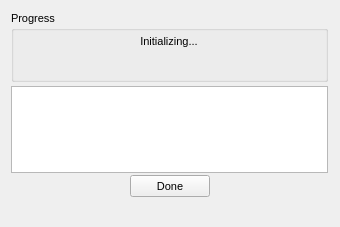
<?xml version="1.0"?>
<ui version="4.0">
  <class>OsirisStatusDialog</class>
  <widget class="QDialog" name="IDD_OSIRIS_STATUS">
    <property name="geometry">
      <rect>
        <x>0</x>
        <y>0</y>
        <width>340</width>
        <height>227</height>
      </rect>
    </property>
    <property name="windowTitle">
      <string>Compiling Status...</string>
    </property>
    <property name="font">
      <font>
        <family>Liberation Sans</family>
        <pointsize>8</pointsize>
        <bold>false</bold>
        <italic>false</italic>
      </font>
    </property>
    <property name="enabled">
      <bool>true</bool>
    </property>
    <property name="windowFlags">
      <set>Qt::Dialog|Qt::WindowCloseButtonHint</set>
    </property>
    <property name="minimumSize">
      <size>
        <width>340</width>
        <height>227</height>
      </size>
    </property>
    <property name="maximumSize">
      <size>
        <width>340</width>
        <height>227</height>
      </size>
    </property>
    <widget class="QGroupBox" name="IDC_STATIC">
      <property name="geometry">
        <rect>
          <x>11</x>
          <y>11</y>
          <width>317</width>
          <height>71</height>
        </rect>
      </property>
      <property name="title">
        <string>Progress</string>
      </property>
      <property name="visible">
        <bool>true</bool>
      </property>
      <property name="enabled">
        <bool>true</bool>
      </property>
      <property name="flat">
        <bool>false</bool>
      </property>
      <widget class="QLabel" name="IDC_OSIRIS_PROGRESS">
        <property name="geometry">
          <rect>
            <x>9</x>
            <y>24</y>
            <width>298</width>
            <height>40</height>
          </rect>
        </property>
        <property name="text">
          <string>Initializing...</string>
        </property>
        <property name="visible">
          <bool>true</bool>
        </property>
        <property name="enabled">
          <bool>true</bool>
        </property>
        <property name="alignment">
          <set>Qt::AlignHCenter</set>
        </property>
      </widget>
    </widget>
    <widget class="QTextEdit" name="IDC_OSIRIS_ERROR">
      <property name="geometry">
        <rect>
          <x>11</x>
          <y>86</y>
          <width>317</width>
          <height>87</height>
        </rect>
      </property>
      <property name="visible">
        <bool>true</bool>
      </property>
      <property name="enabled">
        <bool>true</bool>
      </property>
      <property name="readOnly">
        <bool>true</bool>
      </property>
      <property name="verticalScrollBarPolicy">
        <enum>Qt::ScrollBarAsNeeded</enum>
      </property>
      <property name="horizontalScrollBarPolicy">
        <enum>Qt::ScrollBarAsNeeded</enum>
      </property>
    </widget>
    <widget class="QPushButton" name="IDC_OSIRIS_DONE">
      <property name="geometry">
        <rect>
          <x>130</x>
          <y>175</y>
          <width>80</width>
          <height>22</height>
        </rect>
      </property>
      <property name="text">
        <string>Done</string>
      </property>
      <property name="visible">
        <bool>true</bool>
      </property>
      <property name="enabled">
        <bool>true</bool>
      </property>
      <property name="default">
        <bool>false</bool>
      </property>
      <property name="autoDefault">
        <bool>false</bool>
      </property>
    </widget>
    <action name="IDD_ORPHANHUNTER">
      <property name="text">
        <string>Orphan Hunter</string>
      </property>
    </action>
    <action name="IDD_REORDER_PAGES">
      <property name="text">
        <string>Reorder Net Pages</string>
      </property>
    </action>
    <action name="IDD_SHOW_ALL_CHECKED_OUT">
      <property name="text">
        <string>Show All Pages Checked Out</string>
      </property>
    </action>
    <action name="IDM_IMPORT_BITMAP">
      <property name="text">
        <string>Bitmap/Animation Converter...</string>
      </property>
    </action>
    <action name="ID_APP_ABOUT">
      <property name="text">
        <string>&amp;About editor...</string>
      </property>
    </action>
    <action name="ID_APP_EXIT">
      <property name="text">
        <string>E&amp;xit</string>
      </property>
      <property name="shortcut">
        <string>Alt+X</string>
      </property>
    </action>
    <action name="ID_BRIEFING_EDITOR">
      <property name="text">
        <string>Briefing Editor...</string>
      </property>
    </action>
    <action name="ID_BUTTON_LIGHTING">
      <property name="text">
        <string>ID_BUTTON_LIGHTING</string>
      </property>
    </action>
    <action name="ID_BUTTON_OUTLINE">
      <property name="text">
        <string>ID_BUTTON_OUTLINE</string>
      </property>
    </action>
    <action name="ID_BUTTON_WINDOWSELECTION">
      <property name="text">
        <string>ID_BUTTON_WINDOWSELECTION</string>
      </property>
    </action>
    <action name="ID_D3HELP">
      <property name="text">
        <string>Help on D3 Editor</string>
      </property>
    </action>
    <action name="ID_EDITORS_AIPROPERTIES">
      <property name="text">
        <string>AI Properties...</string>
      </property>
    </action>
    <action name="ID_EDITORS_AMBIENTSOUNDS">
      <property name="text">
        <string>Ambient Sounds...</string>
      </property>
    </action>
    <action name="ID_EDITORS_DALLAS">
      <property name="text">
        <string>Dallas Graphical Script Editor...</string>
      </property>
    </action>
    <action name="ID_EDITORS_FILES">
      <property name="text">
        <string>Files...</string>
      </property>
    </action>
    <action name="ID_EDITORS_MEGACELLS">
      <property name="text">
        <string>Megacells...</string>
      </property>
    </action>
    <action name="ID_EDIT_ADDSELECT">
      <property name="text">
        <string>Add Current Room to Selected List</string>
      </property>
    </action>
    <action name="ID_EDIT_ATTACH">
      <property name="text">
        <string>&amp;Attach</string>
      </property>
    </action>
    <action name="ID_EDIT_CLEARSELECTED">
      <property name="text">
        <string>Clear Selected List</string>
      </property>
    </action>
    <action name="ID_EDIT_COPY">
      <property name="text">
        <string>&amp;Copy</string>
      </property>
      <property name="shortcut">
        <string>Ctrl+Ins</string>
      </property>
    </action>
    <action name="ID_EDIT_CUT">
      <property name="text">
        <string>Cu&amp;t</string>
      </property>
      <property name="shortcut">
        <string>Shift+Del</string>
      </property>
    </action>
    <action name="ID_EDIT_DELETE">
      <property name="text">
        <string>&amp;Delete</string>
      </property>
    </action>
    <action name="ID_EDIT_LOADSCRAP">
      <property name="text">
        <string>Load Scrap from Disk</string>
      </property>
    </action>
    <action name="ID_EDIT_PASTE">
      <property name="text">
        <string>&amp;Paste</string>
      </property>
      <property name="shortcut">
        <string>Shift+Ins</string>
      </property>
    </action>
    <action name="ID_EDIT_PLACE">
      <property name="text">
        <string>&amp;Place in Mine</string>
      </property>
    </action>
    <action name="ID_EDIT_PLACE_TERRAIN">
      <property name="text">
        <string>&amp;Place on Terrain</string>
      </property>
    </action>
    <action name="ID_EDIT_REMOVESELECT">
      <property name="text">
        <string>Remove Current Room from Selected List</string>
      </property>
    </action>
    <action name="ID_EDIT_SAVESCRAP">
      <property name="text">
        <string>Save Scrap to Disk</string>
      </property>
    </action>
    <action name="ID_EDIT_SELECTATTACHED">
      <property name="text">
        <string>Select All Rooms Attached to Current Room</string>
      </property>
    </action>
    <action name="ID_EDIT_UNDO">
      <property name="text">
        <string>&amp;Undo</string>
      </property>
      <property name="shortcut">
        <string>Alt+Backspace</string>
      </property>
    </action>
    <action name="ID_FILE_AUTOSAVE">
      <property name="text">
        <string>Autosave</string>
      </property>
      <property name="checkable">
        <bool>true</bool>
      </property>
    </action>
    <action name="ID_FILE_CHECKMINE">
      <property name="text">
        <string>&amp;Check Mine</string>
      </property>
    </action>
    <action name="ID_FILE_FIXCRACKS">
      <property name="text">
        <string>Fix Level Cracks</string>
      </property>
    </action>
    <action name="ID_FILE_FIXDEGENERATEFACES">
      <property name="text">
        <string>Fix/Remove Degenerate Faces</string>
      </property>
    </action>
    <action name="ID_FILE_IMPORT_ROOM">
      <property name="text">
        <string>Import 3DSMax Room</string>
      </property>
    </action>
    <action name="ID_FILE_INFORMATION">
      <property name="text">
        <string>&amp;Information</string>
      </property>
      <property name="shortcut">
        <string>Alt+I</string>
      </property>
    </action>
    <action name="ID_FILE_LEAVE_EDITOR">
      <property name="text">
        <string>Go to main menu...</string>
      </property>
    </action>
    <action name="ID_FILE_LEVELPROPS">
      <property name="text">
        <string>Set Selected Room(s) Properties</string>
      </property>
    </action>
    <action name="ID_FILE_LEVEL_INFO">
      <property name="text">
        <string>Edit Level Info...</string>
      </property>
    </action>
    <action name="ID_FILE_MRU_FILE1">
      <property name="text">
        <string>Recent File</string>
      </property>
      <property name="enabled">
        <bool>false</bool>
      </property>
    </action>
    <action name="ID_FILE_NEW">
      <property name="text">
        <string>&amp;New</string>
      </property>
      <property name="shortcut">
        <string>Ctrl+N</string>
      </property>
    </action>
    <action name="ID_FILE_OPEN">
      <property name="text">
        <string>&amp;Open...</string>
      </property>
      <property name="shortcut">
        <string>Ctrl+O</string>
      </property>
    </action>
    <action name="ID_FILE_PLAY640X480">
      <property name="text">
        <string>&amp;Play in 640 x 480</string>
      </property>
      <property name="shortcut">
        <string>Alt+P</string>
      </property>
    </action>
    <action name="ID_FILE_PREFERENCES">
      <property name="text">
        <string>Preferences</string>
      </property>
    </action>
    <action name="ID_FILE_PRINT">
      <property name="text">
        <string>&amp;Print...</string>
      </property>
      <property name="shortcut">
        <string>Ctrl+P</string>
      </property>
    </action>
    <action name="ID_FILE_PRINT_PREVIEW">
      <property name="text">
        <string>Print Pre&amp;view</string>
      </property>
    </action>
    <action name="ID_FILE_PRINT_SETUP">
      <property name="text">
        <string>P&amp;rint Setup...</string>
      </property>
    </action>
    <action name="ID_FILE_REMOVEDUPLICATEFACESFROMCURRENTROOM">
      <property name="text">
        <string>Remove Duplicate Faces from Current Room</string>
      </property>
    </action>
    <action name="ID_FILE_REMOVEEXTRAPOINTS">
      <property name="text">
        <string>Remove Extra Points</string>
      </property>
    </action>
    <action name="ID_FILE_RESTOREGAMESTATE">
      <property name="text">
        <string>Restore Gamestate</string>
      </property>
    </action>
    <action name="ID_FILE_SAVE">
      <property name="text">
        <string>&amp;Save</string>
      </property>
      <property name="shortcut">
        <string>Ctrl+S</string>
      </property>
    </action>
    <action name="ID_FILE_SAVEGOALTEXT">
      <property name="text">
        <string>Save Goal Text to File</string>
      </property>
    </action>
    <action name="ID_FILE_SAVE_AS">
      <property name="text">
        <string>Save &amp;As...</string>
      </property>
    </action>
    <action name="ID_FILE_SAVE_COPY_AS">
      <property name="text">
        <string>Save Copy &amp;As...</string>
      </property>
    </action>
    <action name="ID_FILE_STATS">
      <property name="text">
        <string>Show Level Stats</string>
      </property>
    </action>
    <action name="ID_FILE_UPDATE">
      <property name="text">
        <string>&amp;Update</string>
      </property>
      <property name="shortcut">
        <string>Ctrl+S</string>
      </property>
    </action>
    <action name="ID_FILE_VERIFY_LEVEL">
      <property name="text">
        <string>Verify Level</string>
      </property>
    </action>
    <action name="ID_HOTSPOT_TGA">
      <property name="text">
        <string>HotSpot TGA Extractor...</string>
      </property>
    </action>
    <action name="ID_MINE_VIEW">
      <property name="text">
        <string>Mine View</string>
      </property>
      <property name="shortcut">
        <string>F2</string>
      </property>
    </action>
    <action name="ID_OBJBUTTON">
      <property name="text">
        <string>ID_OBJBUTTON</string>
      </property>
    </action>
    <action name="ID_OBJECT_DELETEOBJECT">
      <property name="text">
        <string>Delete Object</string>
      </property>
      <property name="shortcut">
        <string>Del</string>
      </property>
    </action>
    <action name="ID_OBJECT_MOVEPLAYER">
      <property name="text">
        <string>Move Player 0 to Viewer</string>
      </property>
    </action>
    <action name="ID_OBJECT_PLACECAMERAATCURRENTFACE">
      <property name="text">
        <string>Create New Camera at Current Face</string>
      </property>
    </action>
    <action name="ID_OBJECT_PLACECAMERAATVIEWER">
      <property name="text">
        <string>Create New Camera at Viewer</string>
      </property>
    </action>
    <action name="ID_OBJECT_PLACEOBJECT">
      <property name="text">
        <string>Place Object</string>
      </property>
      <property name="shortcut">
        <string>Ins</string>
      </property>
    </action>
    <action name="ID_OBJECT_PLACESOUNDSOURCEATVIEWER">
      <property name="text">
        <string>Create SoundSource at Viewer</string>
      </property>
    </action>
    <action name="ID_OBJECT_PLACEWAYPOINTATVIEWER">
      <property name="text">
        <string>Place Waypoint at Viewer</string>
      </property>
    </action>
    <action name="ID_OBJECT_SELECTBYNUMBER">
      <property name="text">
        <string>Select Object By Number</string>
      </property>
    </action>
    <action name="ID_OBJECT_SETCAMERAFROMVIEWER">
      <property name="text">
        <string>Move Camera to Viewer</string>
      </property>
    </action>
    <action name="ID_OBJECT_SETVIEWERFROMCAMERA">
      <property name="text">
        <string>Move Viewer to Camera</string>
      </property>
    </action>
    <action name="ID_OSIRISCOMPILE">
      <property name="text">
        <string>ID_OSIRISCOMPILE</string>
      </property>
    </action>
    <action name="ID_REINIT_OPENGL">
      <property name="text">
        <string>ID_REINIT_OPENGL</string>
      </property>
    </action>
    <action name="ID_ROOM_ADD">
      <property name="text">
        <string>&amp;Add Room at Current Face</string>
      </property>
      <property name="shortcut">
        <string>Shift+A</string>
      </property>
    </action>
    <action name="ID_ROOM_ADDVERTTONEWFACE">
      <property name="text">
        <string>Add Vert to New Face</string>
      </property>
      <property name="shortcut">
        <string>Shift+V</string>
      </property>
    </action>
    <action name="ID_ROOM_ATTACHROOM">
      <property name="text">
        <string>Attach Room</string>
      </property>
    </action>
    <action name="ID_ROOM_BUILDBRIDGE">
      <property name="text">
        <string>&amp;Build Bridge</string>
      </property>
    </action>
    <action name="ID_ROOM_BUILDSMOOTHBRIDGE">
      <property name="text">
        <string>Build Smooth Bridge</string>
      </property>
      <property name="shortcut">
        <string>Ctrl+B</string>
      </property>
    </action>
    <action name="ID_ROOM_CLEARCENTERPOINT">
      <property name="text">
        <string>Clear Center Point</string>
      </property>
    </action>
    <action name="ID_ROOM_COMBINE">
      <property name="text">
        <string>Combine Rooms</string>
      </property>
    </action>
    <action name="ID_ROOM_DELETE">
      <property name="text">
        <string>Delete Current Room</string>
      </property>
    </action>
    <action name="ID_ROOM_DELETECONNECTEDFACES">
      <property name="text">
        <string>Delete Connected Faces</string>
      </property>
    </action>
    <action name="ID_ROOM_DELETEFACE">
      <property name="text">
        <string>Delete Current Face</string>
      </property>
    </action>
    <action name="ID_ROOM_DELETEPORTAL">
      <property name="text">
        <string>Delete Current Portal</string>
      </property>
    </action>
    <action name="ID_ROOM_DELETEVERT">
      <property name="text">
        <string>Delete Current Vert From Face</string>
      </property>
    </action>
    <action name="ID_ROOM_DROPROOM">
      <property name="text">
        <string>Drop Room</string>
      </property>
    </action>
    <action name="ID_ROOM_FACE_ADDVERTTOEDGE">
      <property name="text">
        <string>Add Vert To Edge</string>
      </property>
    </action>
    <action name="ID_ROOM_FACE_DELETEVERTONEDGE">
      <property name="text">
        <string>Delete Vert on Edge</string>
      </property>
    </action>
    <action name="ID_ROOM_FACE_MOVEVERTONEDGE">
      <property name="text">
        <string>Move Vert on Edge</string>
      </property>
    </action>
    <action name="ID_ROOM_FACE_SPLITFACE">
      <property name="text">
        <string>Split Face</string>
      </property>
    </action>
    <action name="ID_ROOM_FINISHNEWFACE">
      <property name="text">
        <string>Add Last Point to New Face (Finish Face)</string>
      </property>
    </action>
    <action name="ID_ROOM_GRABTEXTURE">
      <property name="text">
        <string>Grab Texture</string>
      </property>
      <property name="shortcut">
        <string>G</string>
      </property>
    </action>
    <action name="ID_ROOM_JOINROOMS">
      <property name="text">
        <string>Join Rooms</string>
      </property>
    </action>
    <action name="ID_ROOM_JOINROOMSEXACT">
      <property name="text">
        <string>Join Rooms Exact</string>
      </property>
    </action>
    <action name="ID_ROOM_JOIN_ADJACENT_FACES">
      <property name="text">
        <string>Join Adjacent Faces</string>
      </property>
    </action>
    <action name="ID_ROOM_LINKTONEWEXTERNAL">
      <property name="text">
        <string>Link Room to New External Room</string>
      </property>
    </action>
    <action name="ID_ROOM_MARK">
      <property name="text">
        <string>&amp;Mark Room/Face</string>
      </property>
      <property name="shortcut">
        <string>Ctrl+M</string>
      </property>
    </action>
    <action name="ID_ROOM_MERGEOBJECTINTOROOM">
      <property name="text">
        <string>Merge Object into Room</string>
      </property>
    </action>
    <action name="ID_ROOM_NEXTFACE">
      <property name="text">
        <string>Next Face</string>
      </property>
      <property name="shortcut">
        <string>F</string>
      </property>
    </action>
    <action name="ID_ROOM_PLACEROOM">
      <property name="text">
        <string>Place Room at Current Room</string>
      </property>
    </action>
    <action name="ID_ROOM_PLACETERRAINROOM">
      <property name="text">
        <string>Place Room at Current Terrain Cell</string>
      </property>
    </action>
    <action name="ID_ROOM_PREVIOUSFACE">
      <property name="text">
        <string>Previous Face</string>
      </property>
      <property name="shortcut">
        <string>Shift+F</string>
      </property>
    </action>
    <action name="ID_ROOM_PROPAGATETOADJACENTCOPLANARFACES">
      <property name="text">
        <string>Propagate to Adjacent Coplanar Faces</string>
      </property>
      <property name="shortcut">
        <string>Ctrl+F</string>
      </property>
    </action>
    <action name="ID_ROOM_PROPAGATETOALL">
      <property name="text">
        <string>Propagate to All Faces in Room</string>
      </property>
      <property name="shortcut">
        <string>Shift+R</string>
      </property>
    </action>
    <action name="ID_ROOM_RENAMEROOM">
      <property name="text">
        <string>Rename Room</string>
      </property>
      <property name="shortcut">
        <string>Ctrl+R</string>
      </property>
    </action>
    <action name="ID_ROOM_ROTATEPLACEDROOM45DEGREES">
      <property name="text">
        <string>Rotate Placed Room 45 Degrees</string>
      </property>
    </action>
    <action name="ID_ROOM_SAVECURRENTROOM">
      <property name="text">
        <string>Save Current Room</string>
      </property>
    </action>
    <action name="ID_ROOM_SELECTBYNUMBER">
      <property name="text">
        <string>Select Room by Number</string>
      </property>
    </action>
    <action name="ID_ROOM_SELECTFACEBYNUMBER">
      <property name="text">
        <string>Select Face by Number</string>
      </property>
    </action>
    <action name="ID_ROOM_SETCENTERFROMVIEWER">
      <property name="text">
        <string>Set Room Center from Viewer</string>
      </property>
    </action>
    <action name="ID_ROOM_SNAPPLACEDROOM">
      <property name="text">
        <string>Snap Placed Room</string>
      </property>
    </action>
    <action name="ID_ROOM_SNAPPOINTTOEDGE">
      <property name="text">
        <string>Snap Point to Edge</string>
      </property>
    </action>
    <action name="ID_ROOM_SNAPPOINTTOFACE">
      <property name="text">
        <string>Snap Point to Face</string>
      </property>
    </action>
    <action name="ID_ROOM_SNAPPOINTTOPOINT">
      <property name="text">
        <string>Snap Point to Point</string>
      </property>
    </action>
    <action name="ID_ROOM_SPLITFACE">
      <property name="text">
        <string>Triangulate face</string>
      </property>
    </action>
    <action name="ID_ROOM_STARTNEWFACE">
      <property name="text">
        <string>Add First Point to New Face (Start Face)</string>
      </property>
    </action>
    <action name="ID_ROOM_SWAPMAKEDANDCURRENTROOMFACE">
      <property name="text">
        <string>Swap Marked and Current Room/Face</string>
      </property>
    </action>
    <action name="ID_ROOM_UNDOSNAP">
      <property name="text">
        <string>Undo Snap</string>
      </property>
    </action>
    <action name="ID_ROOM_UNPLACEROOM">
      <property name="text">
        <string>Un-place Room/Group/Door</string>
      </property>
    </action>
    <action name="ID_ROOM_VIEW">
      <property name="text">
        <string>Room View</string>
      </property>
      <property name="shortcut">
        <string>F4</string>
      </property>
    </action>
    <action name="ID_SCRIPT_LEVEL_INTERFACE">
      <property name="text">
        <string>Levels and Scripts...</string>
      </property>
    </action>
    <action name="ID_SUBEDITORS_FONT">
      <property name="text">
        <string>Font Editor...</string>
      </property>
    </action>
    <action name="ID_SUBEDITORS_HOGMAKER">
      <property name="text">
        <string>Hog Maker...</string>
      </property>
    </action>
    <action name="ID_SUBEDITORS_TABLEFILEEDIT">
      <property name="text">
        <string>Table File Text Editor...</string>
      </property>
    </action>
    <action name="ID_SUBEDITORS_TABLEFILEFILTER">
      <property name="text">
        <string>Table File Filter...</string>
      </property>
    </action>
    <action name="ID_TABLEEDIT_FILE_EXIT">
      <property name="text">
        <string>&amp;Exit</string>
      </property>
    </action>
    <action name="ID_TABLEEDIT_FILE_LOAD">
      <property name="text">
        <string>&amp;Load...</string>
      </property>
    </action>
    <action name="ID_TABLEEDIT_FILE_SAVE">
      <property name="text">
        <string>&amp;Save</string>
      </property>
    </action>
    <action name="ID_TABLEEDIT_FILE_SAVE_AS">
      <property name="text">
        <string>S&amp;ave as...</string>
      </property>
    </action>
    <action name="ID_TABLEFILTER_FILE_EXIT">
      <property name="text">
        <string>Exit</string>
      </property>
    </action>
    <action name="ID_TABLEFILTER_FILE_LOAD">
      <property name="text">
        <string>Load...</string>
      </property>
    </action>
    <action name="ID_TABLEFILTER_FILE_NEW">
      <property name="text">
        <string>New</string>
      </property>
    </action>
    <action name="ID_TABLEFILTER_FILE_SAVE">
      <property name="text">
        <string>Save</string>
      </property>
    </action>
    <action name="ID_TABLEFILTER_FILE_SAVEAS">
      <property name="text">
        <string>Save as...</string>
      </property>
    </action>
    <action name="ID_TERRAIN_VIEW">
      <property name="text">
        <string>Terrain View</string>
      </property>
      <property name="shortcut">
        <string>F3</string>
      </property>
    </action>
    <action name="ID_TEST_TEST1">
      <property name="text">
        <string>Test function 1</string>
      </property>
    </action>
    <action name="ID_TEST_TEST2">
      <property name="text">
        <string>Test function 2</string>
      </property>
    </action>
    <action name="ID_TEST_TEST3">
      <property name="text">
        <string>Test function 3</string>
      </property>
    </action>
    <action name="ID_TOOLS_WORLD_OBJECTS_BUILDINGS">
      <property name="text">
        <string>Buildings...</string>
      </property>
    </action>
    <action name="ID_TOOLS_WORLD_OBJECTS_CLUTTER">
      <property name="text">
        <string>Clutter...</string>
      </property>
    </action>
    <action name="ID_TOOLS_WORLD_OBJECTS_DOOR">
      <property name="text">
        <string>Doors...</string>
      </property>
    </action>
    <action name="ID_TOOLS_WORLD_OBJECTS_LIGHTS">
      <property name="text">
        <string>Lights...</string>
      </property>
    </action>
    <action name="ID_TOOLS_WORLD_OBJECTS_PLAYER">
      <property name="text">
        <string>Player Ships...</string>
      </property>
    </action>
    <action name="ID_TOOLS_WORLD_OBJECTS_POWERUPS">
      <property name="text">
        <string>Powerups...</string>
      </property>
    </action>
    <action name="ID_TOOLS_WORLD_OBJECTS_ROBOTS">
      <property name="text">
        <string>Robots...</string>
      </property>
    </action>
    <action name="ID_TOOLS_WORLD_OBJECTS_SOUND">
      <property name="text">
        <string>Sounds...</string>
      </property>
    </action>
    <action name="ID_TOOLS_WORLD_TEXTURES">
      <property name="text">
        <string>Textures...</string>
      </property>
    </action>
    <action name="ID_TOOLS_WORLD_WEAPONS">
      <property name="text">
        <string>Weapons...</string>
      </property>
    </action>
    <action name="ID_VIEW_CENTERONCUBE">
      <property name="text">
        <string>Center on Current &amp;Room</string>
      </property>
      <property name="shortcut">
        <string>Home</string>
      </property>
    </action>
    <action name="ID_VIEW_CENTERONMINE">
      <property name="text">
        <string>Center on &amp;Mine Origin</string>
      </property>
    </action>
    <action name="ID_VIEW_CENTERONOBJECT">
      <property name="text">
        <string>Center on Current &amp;Object</string>
      </property>
    </action>
    <action name="ID_VIEW_DELETEVIEWER">
      <property name="text">
        <string>Delete Viewer</string>
      </property>
    </action>
    <action name="ID_VIEW_FLIP">
      <property name="text">
        <string>Flip Viewer</string>
      </property>
      <property name="shortcut">
        <string>/</string>
      </property>
    </action>
    <action name="ID_VIEW_KEYPAD_TOGGLE">
      <property name="text">
        <string>Keypad</string>
      </property>
      <property name="shortcut">
        <string>F10</string>
      </property>
    </action>
    <action name="ID_VIEW_MOVECAMERATOCURRENTOBJECT">
      <property name="text">
        <string>Move camera to Current Object</string>
      </property>
    </action>
    <action name="ID_VIEW_MOVECAMERATOSELECTEDFACE">
      <property name="text">
        <string>Move camera to &amp;Current Face</string>
      </property>
      <property name="shortcut">
        <string>Shift+C</string>
      </property>
    </action>
    <action name="ID_VIEW_MOVECAMERATOSELECTEDROOM">
      <property name="text">
        <string>Move camera to &amp;Current Room</string>
      </property>
      <property name="shortcut">
        <string>C</string>
      </property>
    </action>
    <action name="ID_VIEW_NEWVIEWER">
      <property name="text">
        <string>New Viewer</string>
      </property>
    </action>
    <action name="ID_VIEW_NEXTVIEWER">
      <property name="text">
        <string>Next Viewer</string>
      </property>
    </action>
    <action name="ID_VIEW_RESETVIEWRADIUS">
      <property name="text">
        <string>Reset View Radius</string>
      </property>
    </action>
    <action name="ID_VIEW_SHOWOBJECTSINWIREFRAMEVIEW">
      <property name="text">
        <string>Show objects in Wireframe view</string>
      </property>
    </action>
    <action name="ID_VIEW_SHOWVIEWERFORWARDVECTOR">
      <property name="text">
        <string>Show Viewer Forward Vector</string>
      </property>
    </action>
    <action name="ID_VIEW_STATUS_BAR">
      <property name="text">
        <string>&amp;Status Bar</string>
      </property>
    </action>
    <action name="ID_VIEW_TEXTUREMINE">
      <property name="text">
        <string>Te&amp;xtured view</string>
      </property>
    </action>
    <action name="ID_VIEW_TOOLBAR">
      <property name="text">
        <string>&amp;Toolbar</string>
      </property>
    </action>
    <action name="ID_VIEW_VIEWPROP">
      <property name="text">
        <string>Display Viewer Properties</string>
      </property>
    </action>
    <action name="ID_VIEW_WIREFRAMEMINE">
      <property name="text">
        <string>&amp;Wireframe view</string>
      </property>
    </action>
    <action name="ID_WINDOW_CASCADE">
      <property name="text">
        <string>&amp;Cascade</string>
      </property>
    </action>
    <action name="ID_WINDOW_TILE">
      <property name="text">
        <string>&amp;Tile</string>
      </property>
    </action>
    <action name="ID_ZBUTTON">
      <property name="text">
        <string>ID_ZBUTTON</string>
      </property>
    </action>
  </widget>
</ui>
